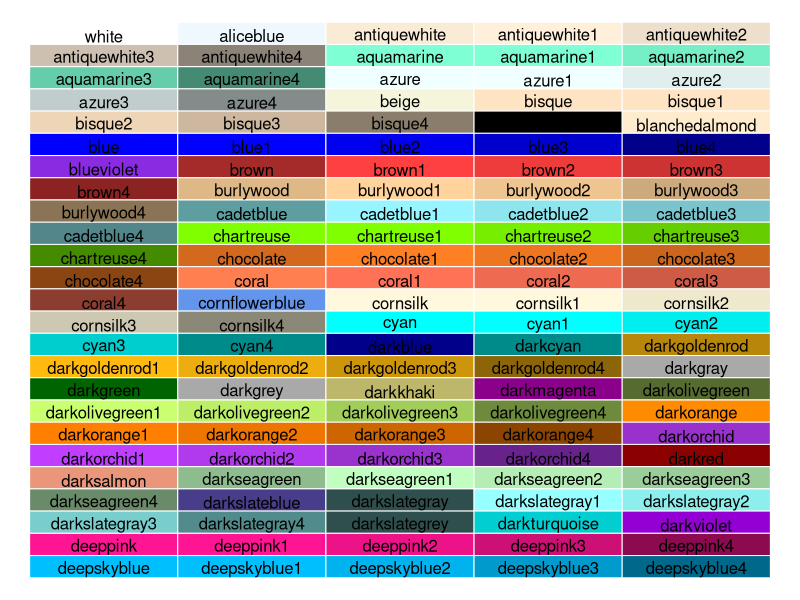

The R source for this figure: (Note: this script raises an error after producing the figure.)
## ---- chunk 1
knitr::opts_chunk$set( warning=FALSE, message=FALSE)
## ---- chunk 2
# No margin around chart
par(mar=c(0,0,0,0))

# Empty chart
plot(0, 0, type = "n", xlim = c(0, 1), ylim = c(0, 1), axes = FALSE, xlab = "", ylab = "")

# Settings
line <- 25
col <- 5

# Add color background
rect(  
  rep((0:(col - 1)/col),line) ,  
  sort(rep((0:(line - 1)/line),col),decreasing=T),   
  rep((1:col/col),line) , 
  sort(rep((1:line/line),col),decreasing=T),  
  border = "white" , 
  col=colors()[seq(1,line*col)])

# Color names
text(  
  rep((0:(col - 1)/col),line)+0.1 ,  
  sort(rep((0:(line - 1)/line),col),decreasing=T)+0.015 , 
  colors()[seq(1,line*col)]  , 
  cex=1)
## ---- chunk 3
htmltools::includeHTML("htmlChunkRelatedOther.html")
